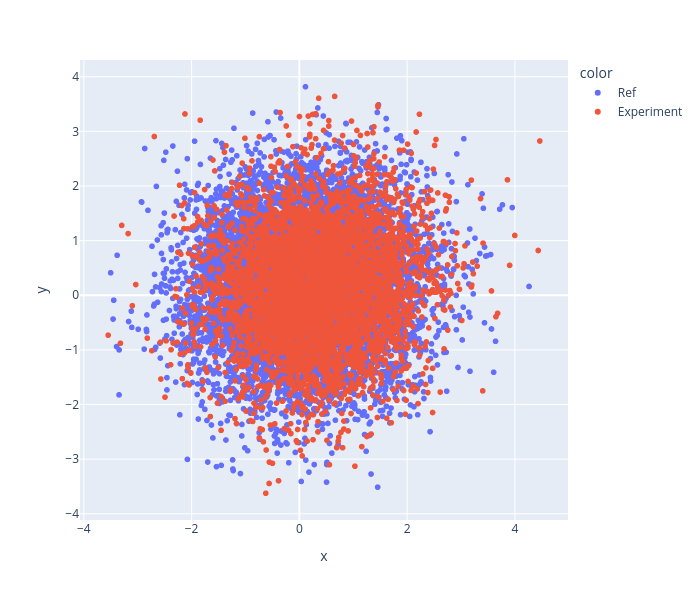

Here is the notebook cell this chart was saved with:
### Code cell
# generate a scatter plot
fig = px.scatter(x=embs_all[:, 0], y=embs_all[:, 1], color=['Ref'] * embs.shape[0] + ['Experiment'] * embs_mzml.shape[0], width=700, height=600)#, color_discrete_sequence=px.colors.qualitative.Antique)`
#
#
# # add molecules to the plotly graph - returns a Dash app
# app = molplotly.add_molecules(fig=fig,
#                               df=df,
#                               smiles_col='SMILES',
#                               title_col='NAME',
#                               )
#
# # run Dash app inline in notebook (or in an external server)
# app.run_server(mode='inline', port=8700, height=600)
fig.show()

### Figure 1 — Plotly figure (JSON) as saved in the notebook; plotly's stock layout.template omitted (floating-point values rounded to 4 significant figures; data arrays with more than 128 entries replaced by an {"elided": "..."} marker saying what was removed)
{"data": [{"hovertemplate": "color=Ref<br>x=%{x}<br>y=%{y}<extra></extra>", "legendgroup": "Ref", "marker": {"color": "#636efa", "symbol": "circle"}, "mode": "markers", "name": "Ref", "showlegend": true, "type": "scattergl", "x": {"elided": "10000 float values"}, "xaxis": "x", "y": {"elided": "10000 float values"}, "yaxis": "y"}, {"hovertemplate": "color=Experiment<br>x=%{x}<br>y=%{y}<extra></extra>", "legendgroup": "Experiment", "marker": {"color": "#EF553B", "symbol": "circle"}, "mode": "markers", "name": "Experiment", "showlegend": true, "type": "scattergl", "x": {"elided": "4719 float values"}, "xaxis": "x", "y": {"elided": "4719 float values"}, "yaxis": "y"}], "layout": {"height": 600, "legend": {"title": {"text": "color"}, "tracegroupgap": 0}, "margin": {"t": 60}, "width": 700, "xaxis": {"anchor": "y", "domain": [0, 1], "title": {"text": "x"}}, "yaxis": {"anchor": "x", "domain": [0, 1], "title": {"text": "y"}}}}
